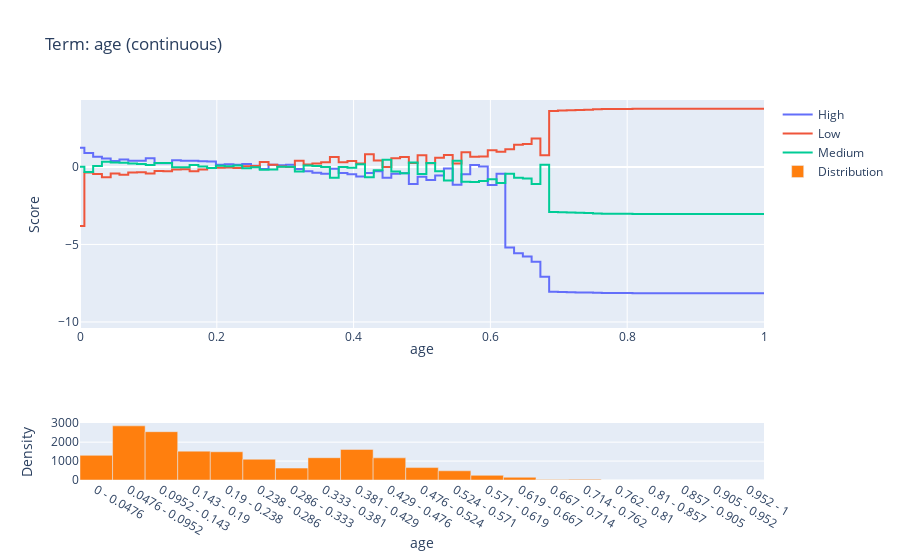
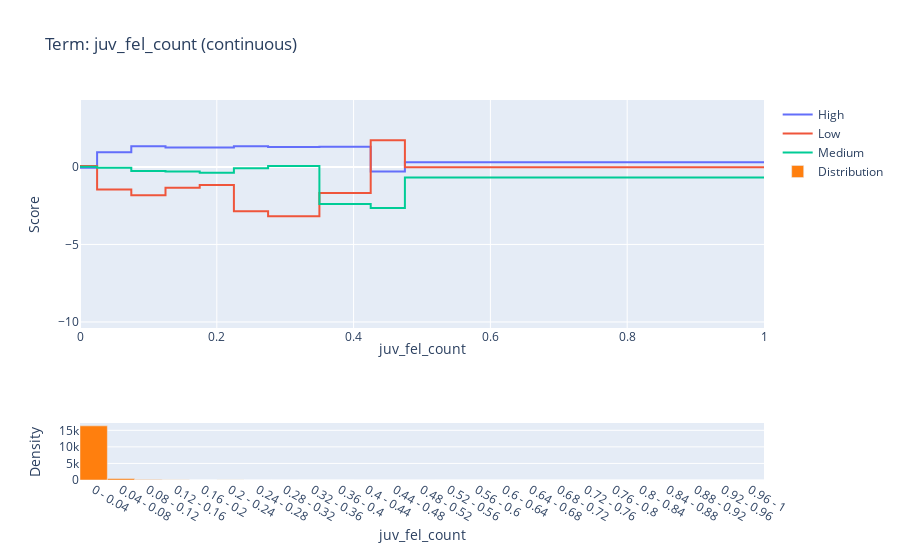
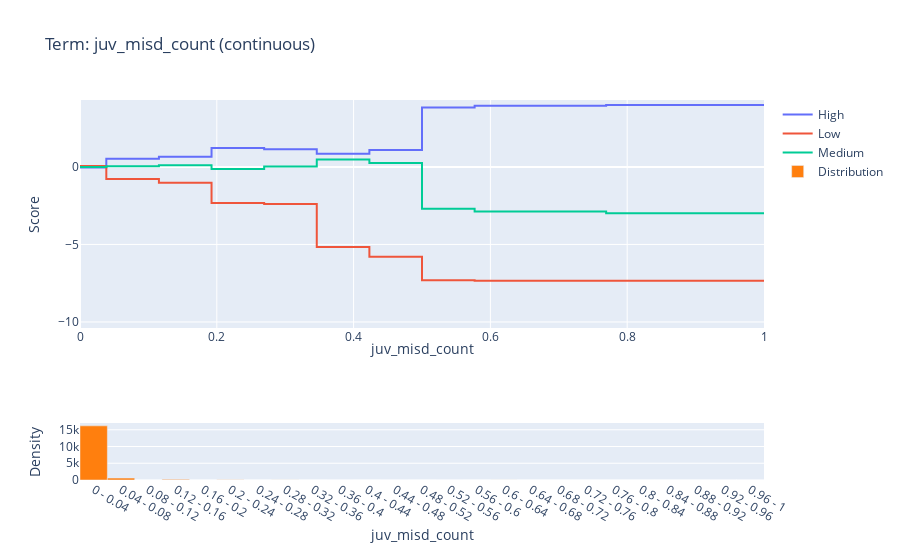
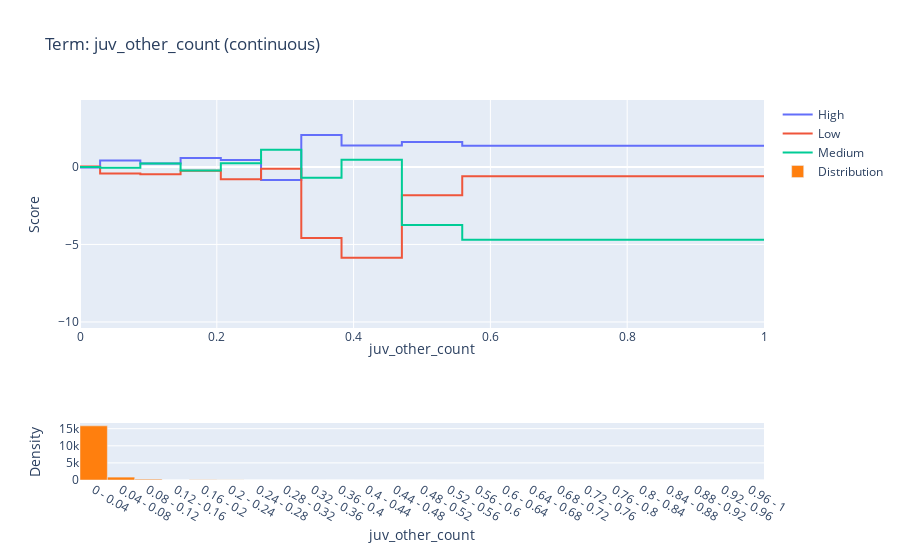

Notebook code cell kept with these figures, in order:
### Markdown cell above
### EBM

### Code cell
import Vizualize_ebm

ebm.global_explanation()

ebm_global = Vizualize_ebm.VizEBM(trained_ebm, X_train, X_test, y_test, processor.get_feature_names(), y.unique().tolist())
ebm_global.explain_global()

print(y.unique().tolist())
